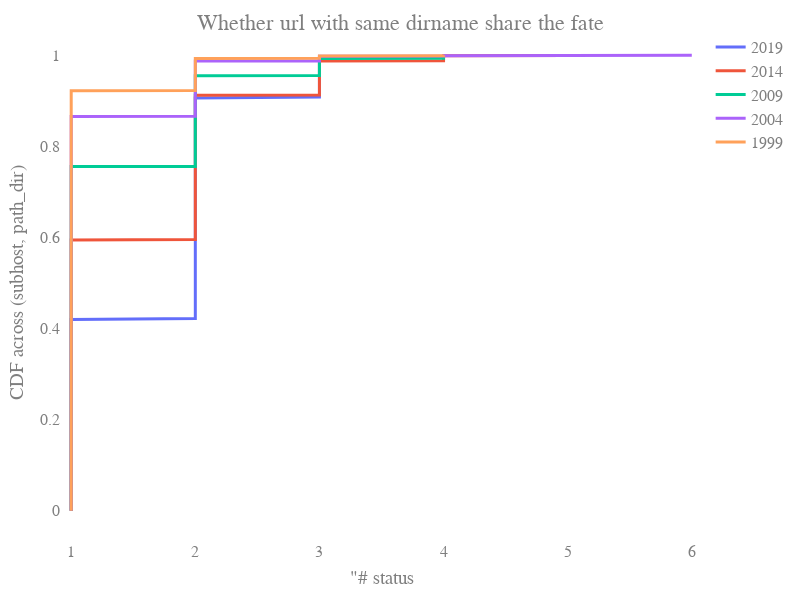

Notebook code for this chart:
### Markdown cell above
## #status for urls share the same path
- Each path has at least 3 urls

### Code cell
fate = defaultdict(list)
years = [1999, 2004, 2009, 2014, 2019]
for year in reversed(years):
    hosts = db.url_status_implicit_broken.aggregate([
        {"$match": {"year": year}},
        {"$group": {"_id": "$hostname"}}
    ])
    for i, host in enumerate(list(hosts)):
        path_fate = defaultdict(list)
        urls = db.url_status_implicit_broken.find({"hostname": host['_id'], "year": year})
        for url in urls:
            up = urlparse(url['url'])
            subhost, path, query = up.netloc, up.path, up.query
            if path == '': path = '/'
            elif path[-1] == '/' and path != '/': path = path[:-1]
            dirname = os.path.dirname(path)
            path_fate["{}|{}".format(subhost, dirname)].append(url_utils.status_categories(url['status'], url['detail']))
        dir_count = {}
        for _, url_status in path_fate.items():
            if len(url_status) >= 3 and '4/5xx' in url_status:
                fate[str(year)].append(len(set(url_status)))
fate_df = pd.concat([pd.DataFrame({k: v}) for k, v in fate.items()], axis=1)
plotly_utils.plot_CDF(fate_df, xtitle='"# status', ytitle='CDF across (subhost, path_dir)',\
                      title='Whether url with same dirname share the fate')

### Figure 1 — Plotly figure (JSON) as saved in the notebook; plotly's stock layout.template omitted (floating-point values rounded to 4 significant figures; data arrays with more than 128 entries replaced by an {"elided": "..."} marker saying what was removed)
{"data": [{"line": {"width": 3}, "mode": "lines", "name": "2019", "type": "scatter", "visible": true, "x": {"elided": "406 int values"}, "y": {"elided": "406 float values"}}, {"line": {"width": 3}, "mode": "lines", "name": "2014", "type": "scatter", "visible": true, "x": {"elided": "1612 int values"}, "y": {"elided": "1612 float values"}}, {"line": {"width": 3}, "mode": "lines", "name": "2009", "type": "scatter", "visible": true, "x": {"elided": "2227 int values"}, "y": {"elided": "2227 float values"}}, {"line": {"width": 3}, "mode": "lines", "name": "2004", "type": "scatter", "visible": true, "x": {"elided": "2269 int values"}, "y": {"elided": "2269 float values"}}, {"line": {"width": 3}, "mode": "lines", "name": "1999", "type": "scatter", "visible": true, "x": {"elided": "3047 int values"}, "y": {"elided": "3047 float values"}}], "layout": {"autosize": false, "font": {"color": "#7f7f7f", "family": "Time New Roman", "size": 16}, "height": 600, "margin": {"b": 50, "l": 50, "pad": 4, "r": 50, "t": 30}, "plot_bgcolor": "rgba(0, 0, 0, 0)", "title": {"text": "Whether url with same dirname share the fate", "x": 0.5, "yanchor": "top"}, "width": 800, "xaxis": {"range": [0.95, 6.05], "title": {"text": "\"# status"}, "type": "linear"}, "yaxis": {"autorange": true, "range": [-0.05556, 1.056], "title": {"text": "CDF across (subhost, path_dir)"}, "type": "linear"}}}
